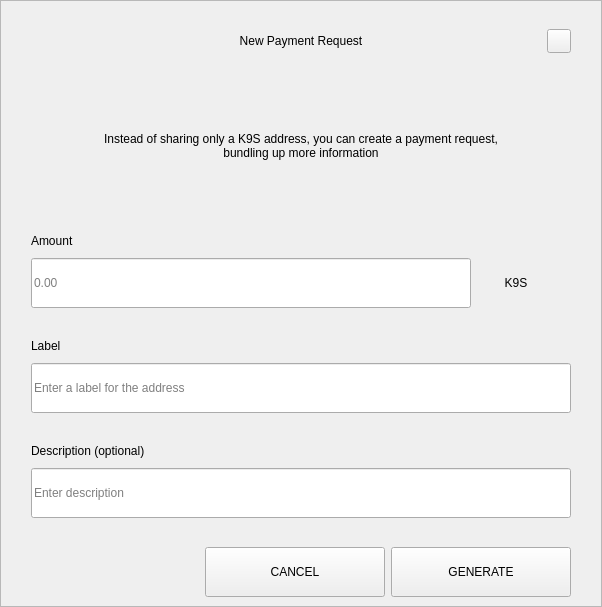
<?xml version="1.0" encoding="UTF-8"?>
<ui version="4.0">
 <class>RequestDialog</class>
 <widget class="QDialog" name="RequestDialog">
  <property name="geometry">
   <rect>
    <x>0</x>
    <y>0</y>
    <width>602</width>
    <height>607</height>
   </rect>
  </property>
  <property name="windowTitle">
   <string>Dialog</string>
  </property>
  <layout class="QVBoxLayout" name="verticalLayout_5">
   <property name="spacing">
    <number>0</number>
   </property>
   <property name="leftMargin">
    <number>0</number>
   </property>
   <property name="topMargin">
    <number>0</number>
   </property>
   <property name="rightMargin">
    <number>0</number>
   </property>
   <property name="bottomMargin">
    <number>0</number>
   </property>
   <item>
    <widget class="QFrame" name="frame">
     <property name="styleSheet">
      <string notr="true"/>
     </property>
     <property name="frameShape">
      <enum>QFrame::StyledPanel</enum>
     </property>
     <property name="frameShadow">
      <enum>QFrame::Raised</enum>
     </property>
     <layout class="QVBoxLayout" name="verticalLayout_4" stretch="1,0,0">
      <property name="spacing">
       <number>0</number>
      </property>
      <property name="leftMargin">
       <number>30</number>
      </property>
      <property name="topMargin">
       <number>20</number>
      </property>
      <property name="rightMargin">
       <number>30</number>
      </property>
      <property name="bottomMargin">
       <number>0</number>
      </property>
      <item>
       <layout class="QHBoxLayout" name="horizontalLayout_3">
        <property name="spacing">
         <number>0</number>
        </property>
        <item>
         <spacer name="horizontalSpacer_21">
          <property name="orientation">
           <enum>Qt::Horizontal</enum>
          </property>
          <property name="sizeHint" stdset="0">
           <size>
            <width>40</width>
            <height>20</height>
           </size>
          </property>
         </spacer>
        </item>
        <item>
         <widget class="QLabel" name="labelTitle">
          <property name="minimumSize">
           <size>
            <width>0</width>
            <height>40</height>
           </size>
          </property>
          <property name="maximumSize">
           <size>
            <width>16777215</width>
            <height>40</height>
           </size>
          </property>
          <property name="styleSheet">
           <string notr="true">padding-left:24px;</string>
          </property>
          <property name="text">
           <string>New Payment Request</string>
          </property>
          <property name="alignment">
           <set>Qt::AlignCenter</set>
          </property>
          <property name="margin">
           <number>7</number>
          </property>
         </widget>
        </item>
        <item>
         <spacer name="horizontalSpacer">
          <property name="orientation">
           <enum>Qt::Horizontal</enum>
          </property>
          <property name="sizeHint" stdset="0">
           <size>
            <width>40</width>
            <height>20</height>
           </size>
          </property>
         </spacer>
        </item>
        <item>
         <widget class="QPushButton" name="btnEsc">
          <property name="minimumSize">
           <size>
            <width>24</width>
            <height>24</height>
           </size>
          </property>
          <property name="maximumSize">
           <size>
            <width>24</width>
            <height>24</height>
           </size>
          </property>
          <property name="focusPolicy">
           <enum>Qt::NoFocus</enum>
          </property>
          <property name="text">
           <string/>
          </property>
         </widget>
        </item>
       </layout>
      </item>
      <item>
       <widget class="QStackedWidget" name="stack">
        <property name="minimumSize">
         <size>
          <width>540</width>
          <height>0</height>
         </size>
        </property>
        <property name="maximumSize">
         <size>
          <width>540</width>
          <height>16777215</height>
         </size>
        </property>
        <property name="currentIndex">
         <number>0</number>
        </property>
        <widget class="QWidget" name="page_1">
         <property name="minimumSize">
          <size>
           <width>540</width>
           <height>0</height>
          </size>
         </property>
         <property name="maximumSize">
          <size>
           <width>540</width>
           <height>16777215</height>
          </size>
         </property>
         <layout class="QVBoxLayout" name="layout1">
          <property name="spacing">
           <number>0</number>
          </property>
          <property name="leftMargin">
           <number>0</number>
          </property>
          <property name="topMargin">
           <number>0</number>
          </property>
          <property name="rightMargin">
           <number>0</number>
          </property>
          <property name="bottomMargin">
           <number>0</number>
          </property>
          <item>
           <spacer name="verticalSpacer_21">
            <property name="orientation">
             <enum>Qt::Vertical</enum>
            </property>
            <property name="sizeType">
             <enum>QSizePolicy::Fixed</enum>
            </property>
            <property name="sizeHint" stdset="0">
             <size>
              <width>20</width>
              <height>30</height>
             </size>
            </property>
           </spacer>
          </item>
          <item alignment="Qt::AlignHCenter">
           <widget class="QLabel" name="labelMessage">
            <property name="minimumSize">
             <size>
              <width>400</width>
              <height>50</height>
             </size>
            </property>
            <property name="text">
             <string>Instead of sharing only a K9S address, you can create a payment request, bundling up more information</string>
            </property>
            <property name="alignment">
             <set>Qt::AlignCenter</set>
            </property>
            <property name="wordWrap">
             <bool>true</bool>
            </property>
           </widget>
          </item>
          <item alignment="Qt::AlignBottom">
           <widget class="QWidget" name="containerAmount" native="true">
            <layout class="QVBoxLayout" name="verticalLayout">
             <property name="spacing">
              <number>9</number>
             </property>
             <property name="leftMargin">
              <number>0</number>
             </property>
             <property name="topMargin">
              <number>0</number>
             </property>
             <property name="rightMargin">
              <number>0</number>
             </property>
             <property name="bottomMargin">
              <number>0</number>
             </property>
             <item>
              <widget class="QLabel" name="labelSubtitleAmount">
               <property name="minimumSize">
                <size>
                 <width>350</width>
                 <height>16</height>
                </size>
               </property>
               <property name="maximumSize">
                <size>
                 <width>16777215</width>
                 <height>16</height>
                </size>
               </property>
               <property name="text">
                <string>Amount</string>
               </property>
              </widget>
             </item>
             <item alignment="Qt::AlignTop">
              <widget class="QWidget" name="layoutAmount" native="true">
               <layout class="QHBoxLayout" name="horizontalLayout" stretch="2,0">
                <property name="spacing">
                 <number>0</number>
                </property>
                <property name="leftMargin">
                 <number>0</number>
                </property>
                <property name="topMargin">
                 <number>0</number>
                </property>
                <property name="rightMargin">
                 <number>0</number>
                </property>
                <property name="bottomMargin">
                 <number>0</number>
                </property>
                <item>
                 <widget class="QLineEdit" name="lineEditAmount">
                  <property name="minimumSize">
                   <size>
                    <width>0</width>
                    <height>50</height>
                   </size>
                  </property>
                  <property name="maximumSize">
                   <size>
                    <width>16777215</width>
                    <height>50</height>
                   </size>
                  </property>
                  <property name="placeholderText">
                   <string notr="true">0.00</string>
                  </property>
                 </widget>
                </item>
                <item>
                 <widget class="QWidget" name="comboContainer" native="true">
                  <property name="minimumSize">
                   <size>
                    <width>100</width>
                    <height>50</height>
                   </size>
                  </property>
                  <property name="maximumSize">
                   <size>
                    <width>16777215</width>
                    <height>50</height>
                   </size>
                  </property>
                  <layout class="QHBoxLayout" name="horizontalLayout_31">
                   <property name="spacing">
                    <number>0</number>
                   </property>
                   <property name="leftMargin">
                    <number>0</number>
                   </property>
                   <property name="topMargin">
                    <number>0</number>
                   </property>
                   <property name="rightMargin">
                    <number>10</number>
                   </property>
                   <property name="bottomMargin">
                    <number>0</number>
                   </property>
                   <item>
                    <widget class="QLabel" name="comboBoxCoin">
                     <property name="text">
                      <string>K9S</string>
                     </property>
                     <property name="alignment">
                      <set>Qt::AlignCenter</set>
                     </property>
                    </widget>
                   </item>
                  </layout>
                 </widget>
                </item>
               </layout>
              </widget>
             </item>
            </layout>
           </widget>
          </item>
          <item>
           <spacer name="verticalSpacer_31">
            <property name="orientation">
             <enum>Qt::Vertical</enum>
            </property>
            <property name="sizeType">
             <enum>QSizePolicy::Fixed</enum>
            </property>
            <property name="sizeHint" stdset="0">
             <size>
              <width>20</width>
              <height>30</height>
             </size>
            </property>
           </spacer>
          </item>
          <item>
           <layout class="QVBoxLayout" name="verticalLayoutLabel">
            <property name="spacing">
             <number>9</number>
            </property>
            <item>
             <widget class="QLabel" name="labelSubtitleLabel">
              <property name="minimumSize">
               <size>
                <width>0</width>
                <height>16</height>
               </size>
              </property>
              <property name="maximumSize">
               <size>
                <width>16777215</width>
                <height>16</height>
               </size>
              </property>
              <property name="text">
               <string>Label</string>
              </property>
             </widget>
            </item>
            <item>
             <widget class="QLineEdit" name="lineEditLabel">
              <property name="minimumSize">
               <size>
                <width>0</width>
                <height>50</height>
               </size>
              </property>
              <property name="maximumSize">
               <size>
                <width>16777215</width>
                <height>50</height>
               </size>
              </property>
              <property name="placeholderText">
               <string>Enter a label for the address</string>
              </property>
             </widget>
            </item>
           </layout>
          </item>
          <item>
           <spacer name="verticalSpacer_34">
            <property name="orientation">
             <enum>Qt::Vertical</enum>
            </property>
            <property name="sizeType">
             <enum>QSizePolicy::Fixed</enum>
            </property>
            <property name="sizeHint" stdset="0">
             <size>
              <width>20</width>
              <height>30</height>
             </size>
            </property>
           </spacer>
          </item>
          <item>
           <layout class="QVBoxLayout" name="verticalLayoutDescription">
            <property name="spacing">
             <number>9</number>
            </property>
            <item>
             <widget class="QLabel" name="labelSubtitleDescription">
              <property name="minimumSize">
               <size>
                <width>0</width>
                <height>16</height>
               </size>
              </property>
              <property name="maximumSize">
               <size>
                <width>16777215</width>
                <height>16</height>
               </size>
              </property>
              <property name="text">
               <string>Description (optional)</string>
              </property>
             </widget>
            </item>
            <item>
             <widget class="QLineEdit" name="lineEditDescription">
              <property name="minimumSize">
               <size>
                <width>0</width>
                <height>50</height>
               </size>
              </property>
              <property name="maximumSize">
               <size>
                <width>16777215</width>
                <height>50</height>
               </size>
              </property>
              <property name="placeholderText">
               <string>Enter description</string>
              </property>
             </widget>
            </item>
            <item>
             <spacer name="verticalSpacer_4">
              <property name="orientation">
               <enum>Qt::Vertical</enum>
              </property>
              <property name="sizeType">
               <enum>QSizePolicy::Fixed</enum>
              </property>
              <property name="sizeHint" stdset="0">
               <size>
                <width>20</width>
                <height>20</height>
               </size>
              </property>
             </spacer>
            </item>
           </layout>
          </item>
         </layout>
        </widget>
        <widget class="QWidget" name="page_2">
         <layout class="QVBoxLayout" name="layout2">
          <item>
           <spacer name="verticalSpacer_5">
            <property name="orientation">
             <enum>Qt::Vertical</enum>
            </property>
            <property name="sizeType">
             <enum>QSizePolicy::Fixed</enum>
            </property>
            <property name="sizeHint" stdset="0">
             <size>
              <width>20</width>
              <height>50</height>
             </size>
            </property>
           </spacer>
          </item>
          <item alignment="Qt::AlignHCenter">
           <widget class="QLabel" name="labelQrImg">
            <property name="minimumSize">
             <size>
              <width>260</width>
              <height>260</height>
             </size>
            </property>
            <property name="maximumSize">
             <size>
              <width>260</width>
              <height>260</height>
             </size>
            </property>
            <property name="text">
             <string/>
            </property>
            <property name="alignment">
             <set>Qt::AlignCenter</set>
            </property>
           </widget>
          </item>
          <item>
           <spacer name="verticalSpacer_2">
            <property name="orientation">
             <enum>Qt::Vertical</enum>
            </property>
            <property name="sizeType">
             <enum>QSizePolicy::Fixed</enum>
            </property>
            <property name="sizeHint" stdset="0">
             <size>
              <width>20</width>
              <height>30</height>
             </size>
            </property>
           </spacer>
          </item>
          <item alignment="Qt::AlignHCenter">
           <widget class="QLabel" name="labelAddress">
            <property name="text">
             <string>D7VFR83SQbiezrW72hjcWJtcfip5krte2Z </string>
            </property>
           </widget>
          </item>
          <item>
           <spacer name="verticalSpacer_32">
            <property name="orientation">
             <enum>Qt::Vertical</enum>
            </property>
            <property name="sizeType">
             <enum>QSizePolicy::Expanding</enum>
            </property>
            <property name="sizeHint" stdset="0">
             <size>
              <width>20</width>
              <height>20</height>
             </size>
            </property>
           </spacer>
          </item>
          <item>
           <layout class="QHBoxLayout" name="horizontal">
            <property name="leftMargin">
             <number>20</number>
            </property>
            <property name="rightMargin">
             <number>20</number>
            </property>
            <property name="bottomMargin">
             <number>20</number>
            </property>
            <item>
             <spacer name="horizontalSpacer_4">
              <property name="orientation">
               <enum>Qt::Horizontal</enum>
              </property>
              <property name="sizeHint" stdset="0">
               <size>
                <width>40</width>
                <height>20</height>
               </size>
              </property>
             </spacer>
            </item>
            <item>
             <widget class="QPushButton" name="btnCopyAddress">
              <property name="minimumSize">
               <size>
                <width>180</width>
                <height>50</height>
               </size>
              </property>
              <property name="text">
               <string>COPY ADDRESS</string>
              </property>
             </widget>
            </item>
            <item>
             <widget class="QPushButton" name="btnCopyUrl">
              <property name="minimumSize">
               <size>
                <width>180</width>
                <height>50</height>
               </size>
              </property>
              <property name="text">
               <string>COPY URL</string>
              </property>
             </widget>
            </item>
            <item>
             <spacer name="horizontalSpacer_2">
              <property name="orientation">
               <enum>Qt::Horizontal</enum>
              </property>
              <property name="sizeHint" stdset="0">
               <size>
                <width>40</width>
                <height>20</height>
               </size>
              </property>
             </spacer>
            </item>
           </layout>
          </item>
         </layout>
        </widget>
       </widget>
      </item>
      <item>
       <widget class="QWidget" name="buttonsStack" native="true">
        <layout class="QHBoxLayout" name="horizontalLayout_5">
         <property name="leftMargin">
          <number>20</number>
         </property>
         <property name="rightMargin">
          <number>0</number>
         </property>
         <item>
          <spacer name="horizontalSpacer_41">
           <property name="orientation">
            <enum>Qt::Horizontal</enum>
           </property>
           <property name="sizeHint" stdset="0">
            <size>
             <width>40</width>
             <height>20</height>
            </size>
           </property>
          </spacer>
         </item>
         <item>
          <widget class="QPushButton" name="btnCancel">
           <property name="minimumSize">
            <size>
             <width>180</width>
             <height>50</height>
            </size>
           </property>
           <property name="focusPolicy">
            <enum>Qt::NoFocus</enum>
           </property>
           <property name="text">
            <string>CANCEL</string>
           </property>
          </widget>
         </item>
         <item>
          <widget class="QPushButton" name="btnSave">
           <property name="minimumSize">
            <size>
             <width>180</width>
             <height>50</height>
            </size>
           </property>
           <property name="focusPolicy">
            <enum>Qt::NoFocus</enum>
           </property>
           <property name="text">
            <string>GENERATE</string>
           </property>
          </widget>
         </item>
        </layout>
       </widget>
      </item>
     </layout>
    </widget>
   </item>
  </layout>
 </widget>
 <resources/>
 <connections/>
</ui>
